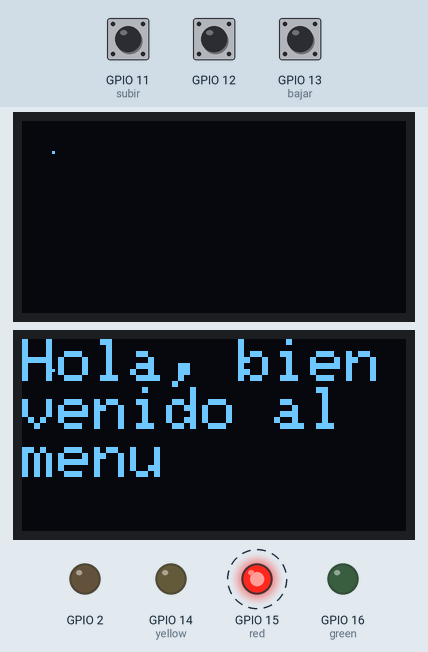
Bench run of a sketch on a simulated ESP32-S3. On the bench: 2 × 128×64 one-colour display, output pins drawn as LEDs (lit = HIGH). Dashed ring = blinking. The inputs (shaded band) are chosen by the test bench; at power-on: GPIO 11 (subir) HIGH, GPIO 12 HIGH, GPIO 13 (bajar) HIGH. The display library's start-up logo is not drawn.

Above: at 2.1 s.
2.2 s: GPIO 11 (subir) pulled LOW for 0.15 s
At 4.7 s:
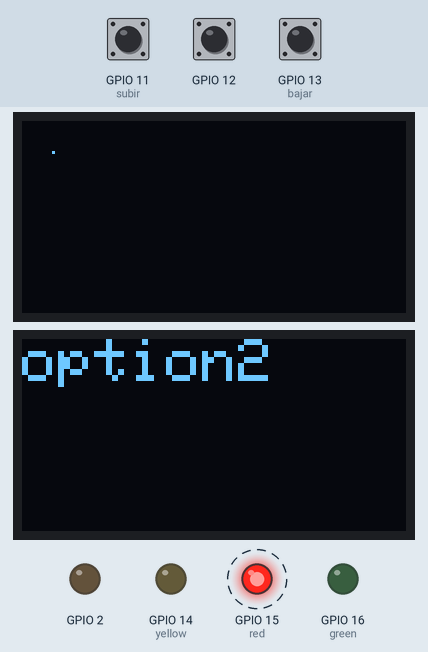
5.3 s: GPIO 12 pulled LOW for 0.15 s
At 6.4 s:
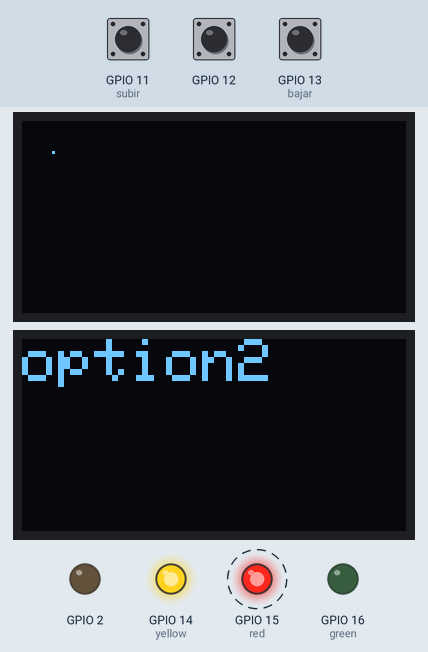
8.4 s: GPIO 13 (bajar) pulled LOW for 0.15 s
At 9.7 s:
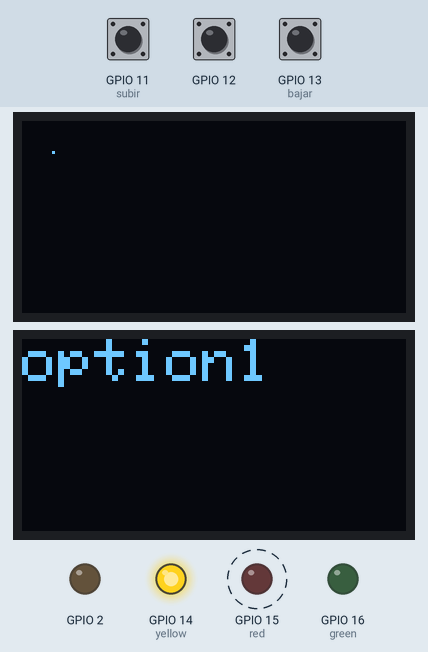
Timing chart, 0 to 16.0 s (numbered marks = the images above; inputs shaded):
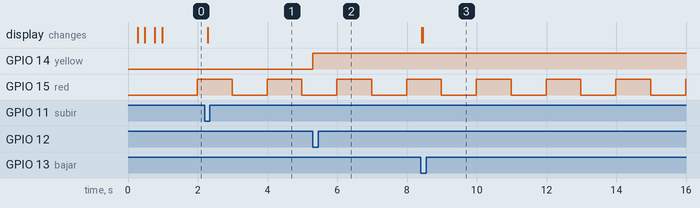

Measured:
- after the input at 2.2 s, the display: changes after 0.09 s (image 1)
- after the input at 5.3 s, GPIO 14 (yellow): LOW → HIGH at once
- after the input at 8.4 s, the display: first changes at once (image 3 shows a later state)
- by itself, GPIO 15 (red): alternates HIGH for 1.0 s and LOW for 1.0 s

The sketch:

menu.ino
```cpp
#include "menu.h"

#define bajar 13
#define subir 11

#define red 15
#define yellow 14
#define green 16

hw_timer_t *timer = NULL;
//int nofunciona = 0;
//int sifunciono = 0;

Menu menu;
Pantalla oled;

//volatile es un modificador, que se va a modificar dentro de la interrupción
//errores en tiempo de compilación VS en tiempo de ejecución
volatile unsigned long lastTime = 0;
volatile boolean bUp, bDown, bEnter;

volatile boolean bOption0 = true;
volatile boolean bOption1 = true;
volatile boolean bOption2 = true;


void setup() {
  //Serial.begin(115200);

  oled.begin();
  menu.begin(oled);

  menu.addItem("option1", option0);
  menu.addItem("option2", option1);
  menu.addItem("option3", option2);

  pinMode(2, OUTPUT);
  pinMode(12, INPUT_PULLUP);
  pinMode(subir, INPUT_PULLUP);
  pinMode(bajar, INPUT_PULLUP);

  pinMode(red, OUTPUT);
  pinMode(yellow, OUTPUT);
  pinMode(green, OUTPUT);

  attachInterrupt(12, enter, FALLING);
  attachInterrupt(subir, up, FALLING);
 attachInterrupt(bajar, down, FALLING);


  oled.println("Hola, bienvenido al menu");
  /*oled.println("Presiona 1 si quieres subir en el menu");
  oled.println("Presiona 0 si quieres bajar en el menu");

  oled.println("-----------------------------------------");
  oled.println("1. Mostrar hora");
  oled.println("2. Reproducir musica");
  oled.println("3. Identificar rostro");
*/
bUp = bDown = bEnter = false;

timer = timerBegin(0, 80, true);

timerAttachInterrupt(timer,blink, true);
timerAlarmWrite(timer, 1000000, true);
timerAlarmEnable(timer);

timerStop(timer);
timerStart(timer);
timerRestart(timer);

}

void loop() {
  /*
  if(nofunciona == 1)
  {
  menu.up();
  nofunciona = 0;
  }
  if(sifunciono == 1)
  {
  menu.down();
  sifunciono = 0;
  }

while(bOption0 == true){
}

while(bOption1 == true){
}

while(bOption2 == true){
}*/
 if(bUp){
    menu.up();
    oled.clear();
    oled.println(menu.ObtenerTexto());
    bUp = false;

  }
   if(bDown){
    menu.down();
    oled.clear();
    oled.println(menu.ObtenerTexto());
    bDown = false;
  }

   if(bEnter){
    menu.enter();
    oled.clear();
    oled.println(menu.ObtenerTexto());
    bEnter = false;
  }
}

void ARDUINO_ISR_ATTR blink()
{
  digitalWrite(red, !digitalRead(red) );
}

//Acceder a la RAM es más rápido que a la FLASH
//MACRO, modificador
//se trata de que las interrupciones sean algo muy rápido, que no se quede allí
void ARDUINO_ISR_ATTR enter()

{

  //si el tiempo actual menos el último tiempo
  //vuelve a entrar al ciclo solo si han pasado 50 milisegundos o más después de haber presionado el botón
  //es para el efecto antirrebote
  if( (millis() - lastTime) > 250){
    //menu.enter();
    bEnter = true;
    lastTime = millis();

  }
}

void ARDUINO_ISR_ATTR up()
{
  //si el tiempo actual menos el último tiempo
  //vuelve a entrar al ciclo solo si han pasado 50 milisegundos o más después de haber presionado el botón
  //es para el efecto antirrebote
  if( (millis() - lastTime) > 250){
    //menu.up();
    //nofunciona = 1;
    bUp = true;
    lastTime = millis();


  }
}

void ARDUINO_ISR_ATTR down()
{
  //si el tiempo actual menos el último tiempo
  //vuelve a entrar al ciclo solo si han pasado 50 milisegundos o más después de haber presionado el botón
  //es para el efecto antirrebote
  if( (millis() - lastTime) > 250){
    //menu.down();
    //sifunciono = 1;
    bDown = true;
    lastTime = millis();
  }
}

void option0()
{

  if(bOption0){
   timerRestart(timer);
   timerStart(timer);
   menu.lock();
}
  else {
    timerStop(timer);
    menu.unlock();
  }

  bOption0 = !bOption0;

  if(bOption0 == true){
  digitalWrite(red, LOW);
  }

}

void option1()
{
  digitalWrite(yellow, !digitalRead(yellow));
}

void option2()
{
  digitalWrite(green, !digitalRead(green));
}

//timers
//velocidad de entrada, prescaler
//configurar los demás botones para que no se puedan ejecutar a la vez
```

menu.cpp
```cpp
#include "menu.h"

MenuItem::MenuItem(const char* text, fptr callback):
text(text),
callback(callback)
{
 /* text = text;
  callback = callback;*/
}

const char* MenuItem::getText()
{
  return text;
}

fptr MenuItem::getCallback()
{
  return callback;
}

Menu::Menu()
{
  index = 0;
  n_items = 0;
  menuPantalla = NULL;
  isLock = false;
}

void Menu::lock()
{
  isLock = true;
}

void Menu::unlock()
{
  isLock = false;
}

void Menu::begin(Pantalla &pantalla)
{
    menuPantalla = &pantalla;
    menuPantalla->begin();
}

void Menu::addItem(const char* text, fptr callback)
{
  if(n_items < 10){
    items[n_items] = new MenuItem(text, callback);
    n_items++;
  }

}

void Menu::up()
{
  if(index < n_items-1 && !isLock){
  index ++;
  if(menuPantalla != NULL)
    menuPantalla->println(items[index]->getText());
  }
}

void Menu::down()
{
  if(index > 0 && !isLock){
  index--;
  if(menuPantalla != NULL)
  menuPantalla->println(items[index]->getText());
  }
}

void Menu::enter()
{
  fptr callback = items[index]->getCallback();

  if(callback != NULL) callback();
}

/*void Menu::display()
{

}*/

const char *Menu::ObtenerTexto() {
  if (index < n_items) {
    return items[index]->getText();
  }
  return "";
}


size_t Menu::write(uint8_t) {
  // Implementación de write según tus necesidades
  return 0;
}

int Menu::available() {
  // Implementación de available según tus necesidades
  return 0;
}

int Menu::read() {
  // Implementación de read según tus necesidades
  return -1;
}

int Menu::peek() {
  // Implementación de peek según tus necesidades
  return -1;
}

void Menu::flush() {
  // Implementación de flush según tus necesidades
}
```

menu.h
```cpp
#include <Arduino.h>
#include "pantalla.h"

typedef void (*fptr)(void);

class MenuItem
{
private:
  const char* text;
  fptr callback;
public:
  MenuItem(const char* text, fptr callback);
  const char* getText();
  fptr getCallback();
};

class Menu  : public Stream
{
private:
  uint8_t index;
  uint8_t n_items;
  MenuItem* items[10];

  boolean isLock;
  Pantalla *menuPantalla;
public:
//constructor
  Menu();
  void begin(Pantalla &pantalla);
  void addItem(const char* text, fptr callback);
  void up();
  void down();
  void enter();
  void lock();
  void unlock();
  const char *ObtenerTexto();
  // Métodos virtuales requeridos por la clase Stream
  virtual size_t write(uint8_t);
  virtual int available();
  virtual int read();
  virtual int peek();
  virtual void flush();
};
```

pantalla.cpp
```cpp
#include "pantalla.h"
#include <Adafruit_SSD1306.h>
#include <Wire.h>

#define ORESET -1

Pantalla::Pantalla() {
  oled = NULL;
}

void Pantalla::begin() {
  Wire.begin();
  oled = new Adafruit_SSD1306(128, 64, &Wire, ORESET);

  if (!oled->begin(SSD1306_SWITCHCAPVCC, 0x3C)) {
    Serial.println("Failed to initialize SSD1306 display");
    while (1)
      ;
  }
  oled->display();
  delay(200);
  oled->clearDisplay();
  oled->drawPixel(10, 10, WHITE);
  oled->display();
  delay(200);
}

void Pantalla::clear() {
  if (oled != NULL) {
    oled->clearDisplay();
  }
}

void Pantalla::println(const char *text) {
  if (oled != NULL) {
    oled->setTextSize(2);
    oled->setTextColor(WHITE);
    oled->setCursor(0, 0);
    oled->println(text);
    oled->display();
  }
}
```

pantalla.h
```cpp
#ifndef PANTALLA_H
#define PANTALLA_H

#include <Adafruit_SSD1306.h>
#include <SPI.h>
#include <Wire.h>
#include <Adafruit_GFX.h>

class Pantalla {
private:
  Adafruit_SSD1306 *oled;

public:
  Pantalla();
  void begin();
  void clear();
  void println(const char *text);
};

#endif
```
